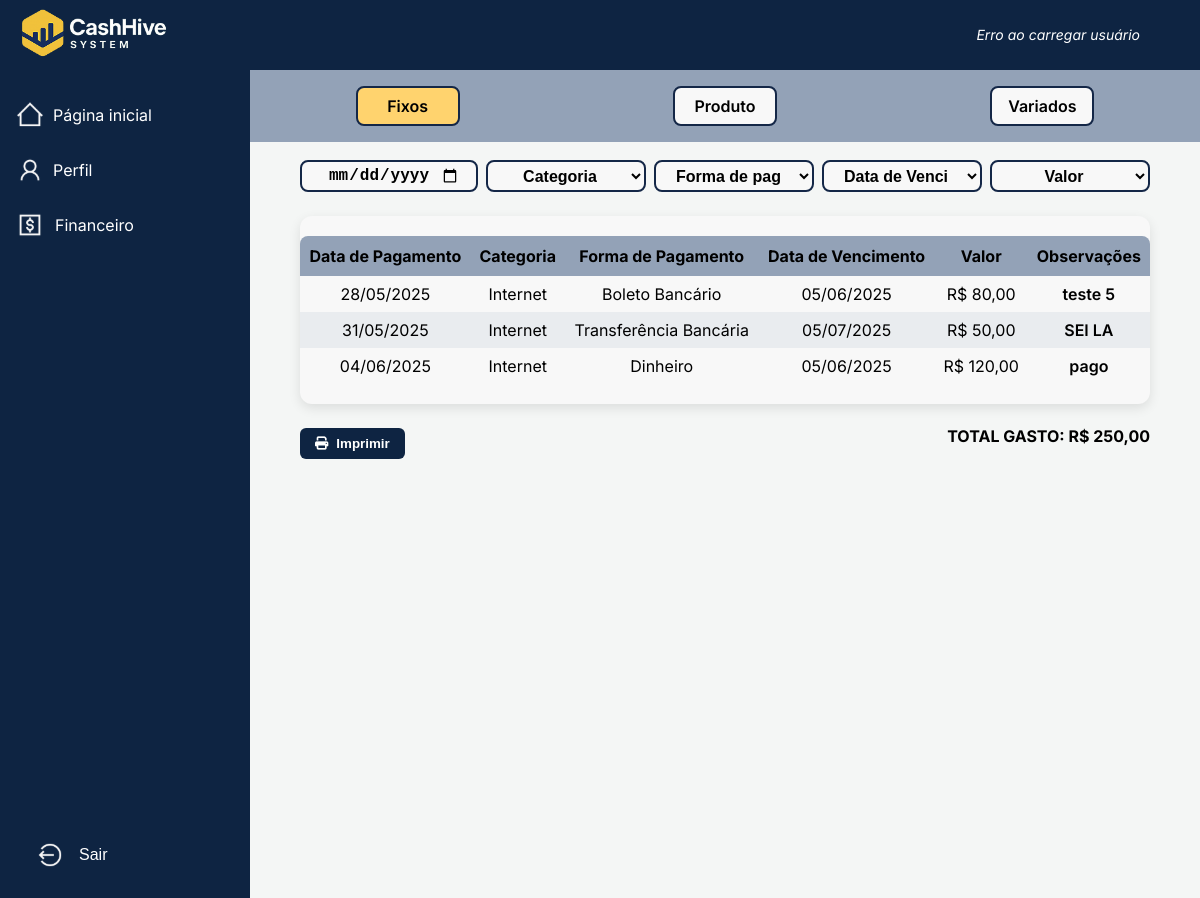
The app's page /public/despesas_fixas.php?categoria=Internet (signed in) with its own data.
### tables this page shows
CREATE TABLE `despesas_fixas` (
  `id_despesa` int(11) NOT NULL,
  `categoria` varchar(50) NOT NULL,
  `data_conta` date NOT NULL,
  `data_pagamento` date NOT NULL,
  `descricao` varchar(255) NOT NULL,
  `valor` decimal(10,2) NOT NULL,
  `id_forma_pagamento` int(11) DEFAULT NULL
);

CREATE TABLE `formas_pagamento` (
  `id_forma_pagamento` int(11) NOT NULL,
  `descricao` varchar(50) NOT NULL
);

### public/despesas_fixas.php (the view, shortened to what this page needs)
<?php
$conn = Conexao::getConn();
$filtroCategoria      = $_GET['categoria'] ?? '';
$sql = "SELECT df.data_pagamento, df.categoria, fp.descricao AS forma_pagamento, df.data_conta, df.valor, df.descricao
        FROM despesas_fixas df
        LEFT JOIN formas_pagamento fp
               ON fp.id_forma_pagamento = df.id_forma_pagamento
        WHERE 1 = 1";
$params = [];
if ($filtroCategoria !== '') {
    $sql .= " AND df.categoria = :categoria";
    $params[':categoria'] = $filtroCategoria;
}
$stmt = $conn->prepare($sql);
$stmt->execute($params);
$despesas = $stmt->fetchAll(PDO::FETCH_ASSOC);
$sqlTotal = "SELECT SUM(df.valor) AS total FROM despesas_fixas df LEFT JOIN formas_pagamento fp ON fp.id_forma_pagamento = df.id_forma_pagamento WHERE 1=1";
if ($filtroCategoria !== '') {
    $sqlTotal .= " AND df.categoria = :categoria";
}
$stmtTotal = $conn->prepare($sqlTotal);
$stmtTotal->execute($params);
$resultTotal = $stmtTotal->fetch(PDO::FETCH_ASSOC);
$totalFiltrado = $resultTotal['total'] ?? 0;
?>
<!DOCTYPE html>
<html lang="pt-br">
<head>
  <link rel="stylesheet" href="../assets/css/reset.css">
  <link rel="stylesheet" href="../assets/css/despesa-fixas.css">
  <link rel="stylesheet" href="../assets/css/toast.css">
  <link rel="stylesheet" href="https://cdnjs.cloudflare.com/ajax/libs/font-awesome/6.7.2/css/all.min.css" />
  <link rel="stylesheet" href="../assets/css/modalsair.css">
</head>
<body>
<header class="container-header">
  <div class="logo">
    <img src="../assets/img/logo.png" alt="Logo CashHive">
  </div>
  <div class="user">
            <p id="user-info">Carregando usuário...</p>
        </div>
</header>
<div class="main-container">
  <aside class="menu">
    <nav class="nav">
      <ul>
        <li>
          <img src="../assets/img/homeicon.svg" alt="Início">
          <a href="../public/homepage.php">Página inicial</a>
        </li>
        <li>
          <img src="../assets/img/profileicon.svg" alt="Perfil">
          <a href="../public/profile.php">Perfil</a>
        </li>
        <li>
          <details class="submenu">
            <summary>
              <img src="../assets/img/financeicon.svg" alt="Financeiro">
              Financeiro
            </summary>
          </details>
        </li>
        <li class="logout">
          <img src="../assets/img/logouticon.svg" alt="Sair">
          <button class="open-modal" data-modal="modal-sair">Sair</button>
        </li>
      </ul>
    </nav>
  </aside>
  <div class="nav-category">
    <nav class="nav-options">
      <ul>
        <li class="active"><a href="../public/despesas_fixas.php">Fixos</a></li>
        <li><a href="../public/despesa_produto.php">Produto</a></li>
        <li><a href="../public/despesas_variadas.php">Variados</a></li>
      </ul>
    </nav>
  </div>
  <div class="nav-filter-category">
    <form id="filtro-form" method="GET">
        <div class="filters">
          <input type="date" id="search-input" placeholder="Data de pagamento" name="data">
            <select id="categoria-filter" name="categoria">
                <option value="">Categoria</option>
            </select>
            <select id="formadepagamento-filter" name="formadepagamento">
                <option value="">Forma de pagamento</option>
            </select>
            <select id="vencimento-filter" name="vencimento">
                <option value="">Data de Vencimento</option>
            </select>
            <select id="valor-unit-filter" name="valor-unit">
                <option value="">Valor</option>
            </select>
      </div>
    </form>
    </div>
  <main class="main-tabela">
        <table class="tabela-receitas">
            <thead>
                <tr>
                    <th>Data de Pagamento</th>
                    <th>Categoria</th>
                    <th>Forma de Pagamento</th>
                    <th>Data de Vencimento</th>
                    <th>Valor</th>
                    <th>Observações</th>
                </tr>
            </thead>
            <tbody>
            <?php if (empty($despesas)): ?>
            <tr>
                <td colspan="6" style="text-align: center;">Nenhuma despesa encontrada para os filtros selecionados.</td>
            </tr>
              <?php else: ?>
                  <?php foreach ($despesas as $despesa): ?>
                      <tr>
                          <td><?= date('d/m/Y', strtotime($despesa['data_pagamento'])) ?></td>
                          <td><?= htmlspecialchars($despesa['categoria']) ?></td>
                          <td><?= htmlspecialchars($despesa['forma_pagamento']) ?></td>
                          <td><?= date('d/m/Y', strtotime($despesa['data_conta'])) ?></td>
                          <td>R$ <?= number_format($despesa['valor'], 2, ',', '.') ?></td>
                          <td><?= htmlspecialchars($despesa['descricao']) ?></td>
                      </tr>
                  <?php endforeach; ?>
              <?php endif; ?>
            </tbody>
        </table>
    </main>
    <div class="final-tabela">
      <div class="acoes">
        <div class="botoes">
          <button class="btn-imprimir"><i class="fa fa-print"></i> Imprimir</button>
        </div>
      </div>
      <div class="total-gasto-box">
        <p class="total-gasto">
          TOTAL GASTO: R$ <?= number_format($totalFiltrado, 2, ',', '.') ?>
      </p>
</div>
    </div>
</div>
</body>
</html>

### assets/css/despesa-fixas.css (style rules this page uses)
body { margin: 0; font-family: 'Inter', sans-serif; background-color: #f4f6f5; color: #000000; }
.container-header { position: fixed; top: 0; left: 0; z-index: 1000; height: 70px; background-color: #0e2442; color: white; display: flex; justify-content: space-between; align-items: center; width: 100%; padding: 0 20px; }
.logo img { height: 50px; }
.user p { font-size: 14px; font-style: italic; margin: 0 80px; }
.menu { width: 250px; height: 100vh; position: fixed; top: 70px; left: 0; background-color: #0e2442; padding: 20px 0; }
.nav ul { list-style: none; padding: 0; margin: 0; display: flex; flex-direction: column; gap: 5px; }
.nav li { padding: 10px 15px; display: flex; align-items: center; gap: 8px; }
.nav li a { color: white; text-decoration: none; font-size: 16px; width: 100%; }
.submenu summary { color: white; font-size: 16px; display: flex; align-items: center; gap: 10px; cursor: pointer; }
.logout { position: fixed; bottom: 20px; left: 20px; display: flex; align-items: center; gap: 10px; }
.logout button { color: white; background-color: transparent; text-decoration: none; font-size: 16px; border: none; }
.main-container { margin-left: 250px; padding: 50px; margin-top: 70px; background-color: #f4f6f5; min-height: calc(100vh - 70px); }
.nav-category { position: fixed; top: 70px; left: 250px; right: 0; z-index: 999; padding: 16px 24px; background-color: #93A2B7; width: calc(100% - 250px); box-sizing: border-box; }
.nav-options ul { display: flex; justify-content: space-around; align-items: center; list-style: none; padding: 0; margin: 0; gap: 50px; }
.nav-options ul li { background-color: #F8F8F8; border: 2px solid #142747; border-radius: 8px; width: 100px; height: 36px; display: flex; justify-content: center; align-items: center; cursor: pointer; transition: background-color 0.3s ease; }
.nav-options ul li a { text-decoration: none; color: #000; font-weight: 600; font-size: 16px; text-align: center; }
.nav-options ul li.active { background-color: #FFD36E; font-weight: 700; }
.filters { display: flex; justify-content: space-between; width: 100%; gap: 8px; font-size: 16px; }
.filters input, select { border: 2px solid #142747; border-radius: 8px; padding: 4px 16px; text-align: center; font-weight: 700; font-size: 16px; background-color: #F8F8F8; width: 100%; }
.nav-filter-category { margin-top: 40px; display: flex; justify-content: center; align-items: center; }
.main-tabela { color: #000000; font-size: 16px; padding: 20px 0px; background-color: #F8F8F8; border-radius: 12px; box-shadow: 0 4px 12px rgba(0, 0, 0, 0.1); margin-top: 24px; }
.tabela-receitas { width: 100%; border-collapse: collapse; overflow: hidden; border-radius: 8px; }
.tabela-receitas thead th { background-color: #93A2B7; text-align: center; padding: 12px 8px; font-weight: 700; }
.tabela-receitas tbody tr:nth-child(even) { background-color: #e9ecef; }
.tabela-receitas tbody td { padding: 10px 8px; color: #000000; text-align: center; }
.tabela-receitas tbody td:last-child { font-weight: 600; }
.final-tabela { margin-top: 24px; display: flex; justify-content: space-between; }
.final-tabela { display: flex; justify-content: space-between; align-items: flex-start; margin-top: 24px; max-width: 100%; margin-left: auto; margin-right: auto; }
.total-gasto-box { display: flex; align-items: flex-start; justify-content: flex-end; min-width: 220px; }
.total-gasto { font-weight: 700; font-size: 16px; margin: 0; }
.botoes { display: flex; flex-direction: column; gap: 10px; }
.btn-imprimir { background-color: #0e2442; color: white; border: none; padding: 8px 15px; border-radius: 6px; cursor: pointer; font-weight: 600; display: flex; align-items: center; justify-content: center; display: flex; gap: 8px; }

### records on screen
despesas_fixas: data_pagamento "28/05/2025", categoria "Internet", id_forma_pagamento.descricao "Boleto Bancário", data_conta "05/06/2025", valor "80,00", descricao "teste 5"
despesas_fixas: data_pagamento "31/05/2025", categoria "Internet", id_forma_pagamento.descricao "Transferência Bancária", data_conta "05/07/2025", valor "50,00", descricao "SEI LA"
despesas_fixas: data_pagamento "04/06/2025", categoria "Internet", id_forma_pagamento.descricao "Dinheiro", data_conta "05/06/2025", valor "120,00", descricao "pago"

### other values on screen
$totalFiltrado "250,00"
